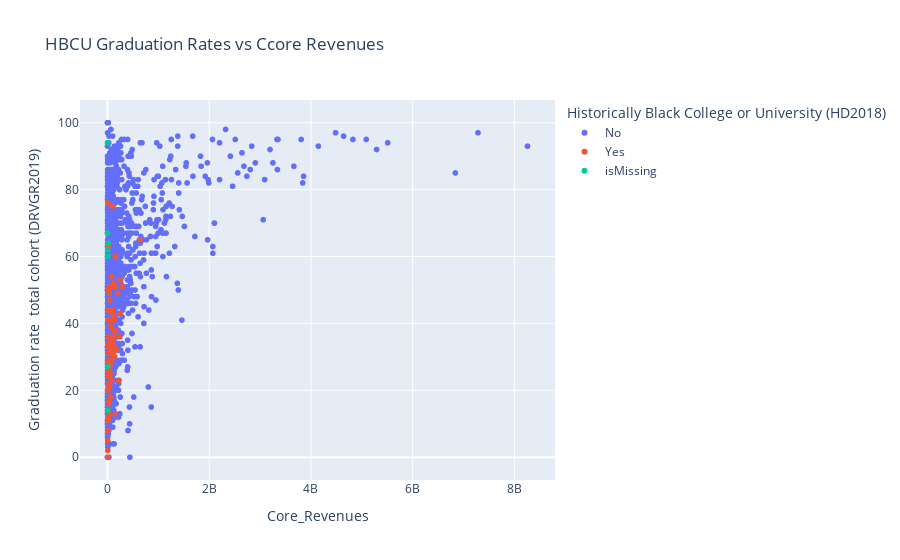

The code cell stored with this chart in its notebook:
### Code cell
hbcu_fig.show()

### Figure 1 — Plotly figure (JSON) as saved in the notebook; plotly's stock layout.template omitted (floating-point values rounded to 4 significant figures; data arrays with more than 128 entries replaced by an {"elided": "..."} marker saying what was removed)
{"data": [{"hovertemplate": "<b>%{hovertext}</b><br><br>Historically Black College or University (HD2018)=No<br>Core_Revenues=%{x}<br>Graduation rate  total cohort (DRVGR2019)=%{y}<extra></extra>", "hovertext": {"elided": "2220 str values"}, "legendgroup": "No", "marker": {"color": "#636efa", "symbol": "circle"}, "mode": "markers", "name": "No", "showlegend": true, "type": "scattergl", "x": {"elided": "2220 int values"}, "xaxis": "x", "y": {"elided": "2220 int values"}, "yaxis": "y"}, {"hovertemplate": "<b>%{hovertext}</b><br><br>Historically Black College or University (HD2018)=Yes<br>Core_Revenues=%{x}<br>Graduation rate  total cohort (DRVGR2019)=%{y}<extra></extra>", "hovertext": ["Alabama A & M University", "Alabama State University", "Albany State University", "Alcorn State University", "Allen University", "American Baptist College", "Arkansas Baptist College", "Benedict College", "Bennett College", "Bethune-Cookman University", "Bluefield State College", "Bowie State University", "Central State University", "Cheyney University of Pennsylvania", "Claflin University", "Clark Atlanta University", "Clinton College", "Coppin State University", "Delaware State University", "Dillard University", "Edward Waters College", "Elizabeth City State University", "Fayetteville State University", "Fisk University", "Florida Agricultural and Mechanical University", "Florida Memorial University", "Fort Valley State University", "Grambling State University", "Hampton University", "Harris-Stowe State University", "Howard University", "Huston-Tillotson University", "Jackson State University", "Jarvis Christian College", "Johnson C Smith University", "Kentucky State University", "Lane College", "Langston University", "Le Moyne-Owen College", "Lincoln University", "Lincoln University", "Livingstone College", "Miles College", "Mississippi Valley State University", "Morehouse College", "Morgan State University", "Morris College", "Norfolk State University", "North Carolina A & T State University", "North Carolina Central University", "Oakwood University", "Paine College", "Paul Quinn College", "Philander Smith College", "Prairie View A & M University", "Rust College", "Saint Augustine's University", "Savannah State University", "Selma University", "Shaw University", "Simmons College of Kentucky", "South Carolina State University", "Southern University and A & M College", "Southern University at New Orleans", "Southwestern Christian College", "Spelman College", "Stillman College", "Talladega College", "Tennessee State University", "Texas College", "Texas Southern University", "Tougaloo College", "Tuskegee University", "University of Arkansas at Pine Bluff", "University of Maryland Eastern Shore", "University of the District of Columbia", "University of the Virgin Islands", "Virginia State University", "Virginia Union University", "Virginia University of Lynchburg", "Voorhees College", "West Virginia State University", "Wilberforce University", "Wiley College", "Winston-Salem State University", "Xavier University of Louisiana"], "legendgroup": "Yes", "marker": {"color": "#EF553B", "symbol": "circle"}, "mode": "markers", "name": "Yes", "showlegend": true, "type": "scattergl", "x": [143112797, 134993142, 81754461, 75226337, 14244902, 3873156, 8856602, 38189826, 19767214, 56073544, 21331943, 102129738, 56626283, 29356700, 38894511, 98327078, 4123458, 68807718, 125193806, 35596172, 19036367, 61729456, 115706089, 27763821, 253945569, 28875061, 72780128, 64037488, 152317301, 33015526, 636997000, 20067731, 159302185, 15365860, 37054354, 61303803, 18129858, 62917739, 15877062, 43532874, 46972156, 22820020, 25499686, 51050919, 77059537, 246194778, 14563012, 131479128, 292016547, 200054034, 47613386, 14870120, 12481617, 15525412, 237110952, 18611261, 27273327, 70948634, 4781223, 33370010, 5719562, 88741150, 137289948, 48888029, 3670521, 93715473, 14691443, 17760065, 180445918, 13536502, 224304492, 23113120, 119257833, 78909053, 88956216, 151644860, 110199709, 123874607, 29477290, 3212445, 11886228, 45178419, 13207590, 14570632, 154260745, 96981380], "xaxis": "x", "y": [30, 33, 23, 41, 22, 33, 8, 24, 63, 33, 31, 43, 28, 26, 51, 44, 76, 25, 42, 51, 26, 39, 34, 50, 53, 36, 35, 35, 60, 17, 65, 28, 38, 11, 49, 25, 22, 18, 14, 27, 47, 24, 25, 32, 54, 43, 25, 36, 51, 49, 51, 13, 20, 44, 36, 28, 16, 29, 2, 17, 0, 35, 41, 21, 26, 75, 27, 34, 32, 12, 23, 50, 52, 33, 41, 13, 31, 38, 29, 5, 41, 31, 20, 36, 51, 51], "yaxis": "y"}, {"hovertemplate": "<b>%{hovertext}</b><br><br>Historically Black College or University (HD2018)=isMissing<br>Core_Revenues=%{x}<br>Graduation rate  total cohort (DRVGR2019)=%{y}<extra></extra>", "hovertext": ["American College of the Building Arts", "California International Business University", "Faith Theological Seminary and Christian College", "Keser Torah-Mayan Hatalmud", "Northwestern Polytechnic University", "Patrick Henry College", "Southeastern Free Will Baptist Bible College", "Southwestern Baptist Theological Seminary", "Urshan College"], "legendgroup": "isMissing", "marker": {"color": "#00cc96", "symbol": "circle"}, "mode": "markers", "name": "isMissing", "showlegend": true, "type": "scattergl", "x": [2554808, 951419, null, 1340741, 6432834, 11487747, 1655788, null, 2453028], "xaxis": "x", "y": [67, 94, 84, 14, 60, 64, 62, 33, 27], "yaxis": "y"}], "layout": {"legend": {"title": {"text": "Historically Black College or University (HD2018)"}, "tracegroupgap": 0}, "title": {"text": "HBCU Graduation Rates vs Ccore Revenues"}, "xaxis": {"anchor": "y", "domain": [0, 1], "title": {"text": "Core_Revenues"}}, "yaxis": {"anchor": "x", "domain": [0, 1], "title": {"text": "Graduation rate  total cohort (DRVGR2019)"}}}}
